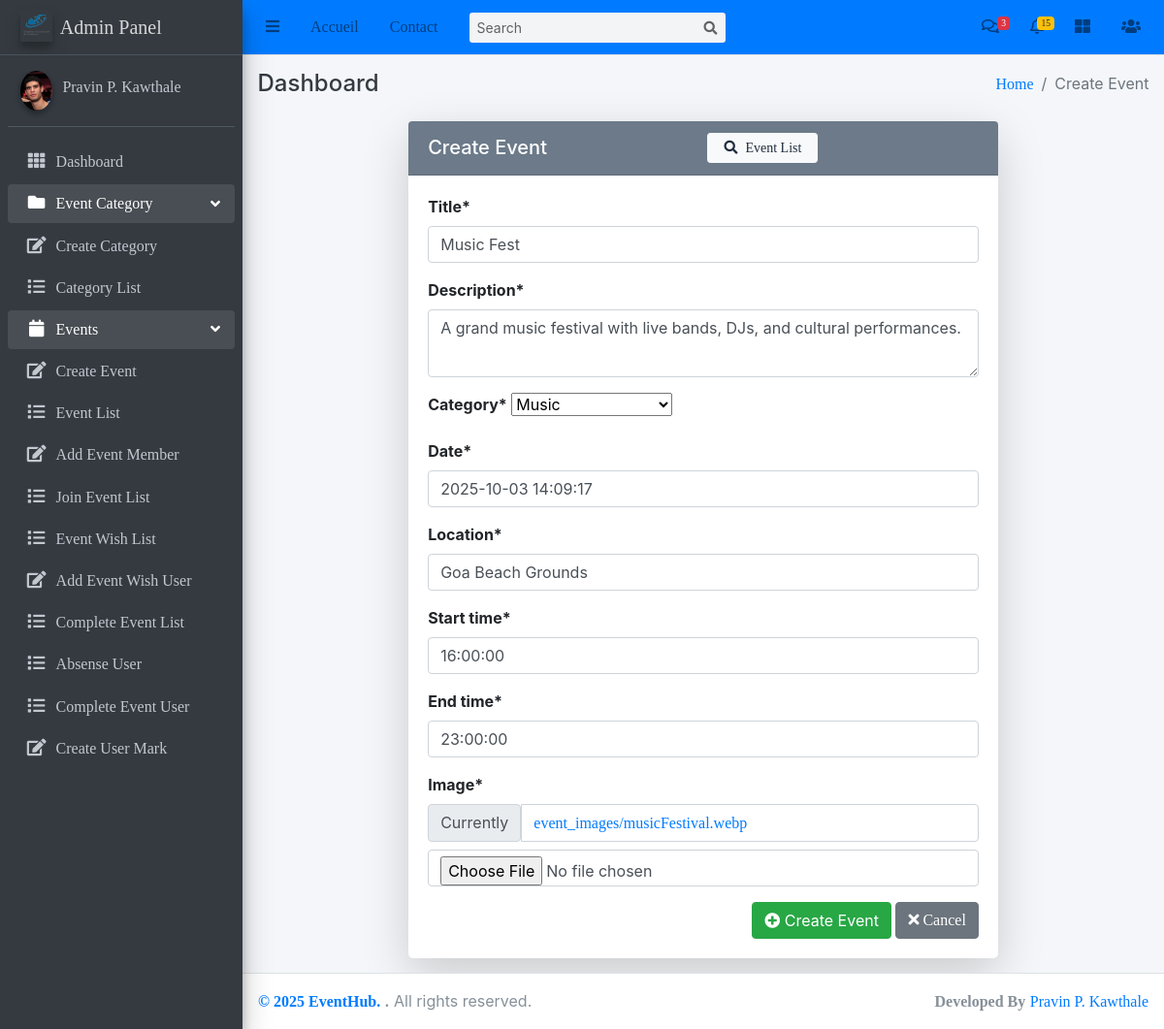
/Events/event-update/5/ (signed in), run on an earlier commit of the app's database.
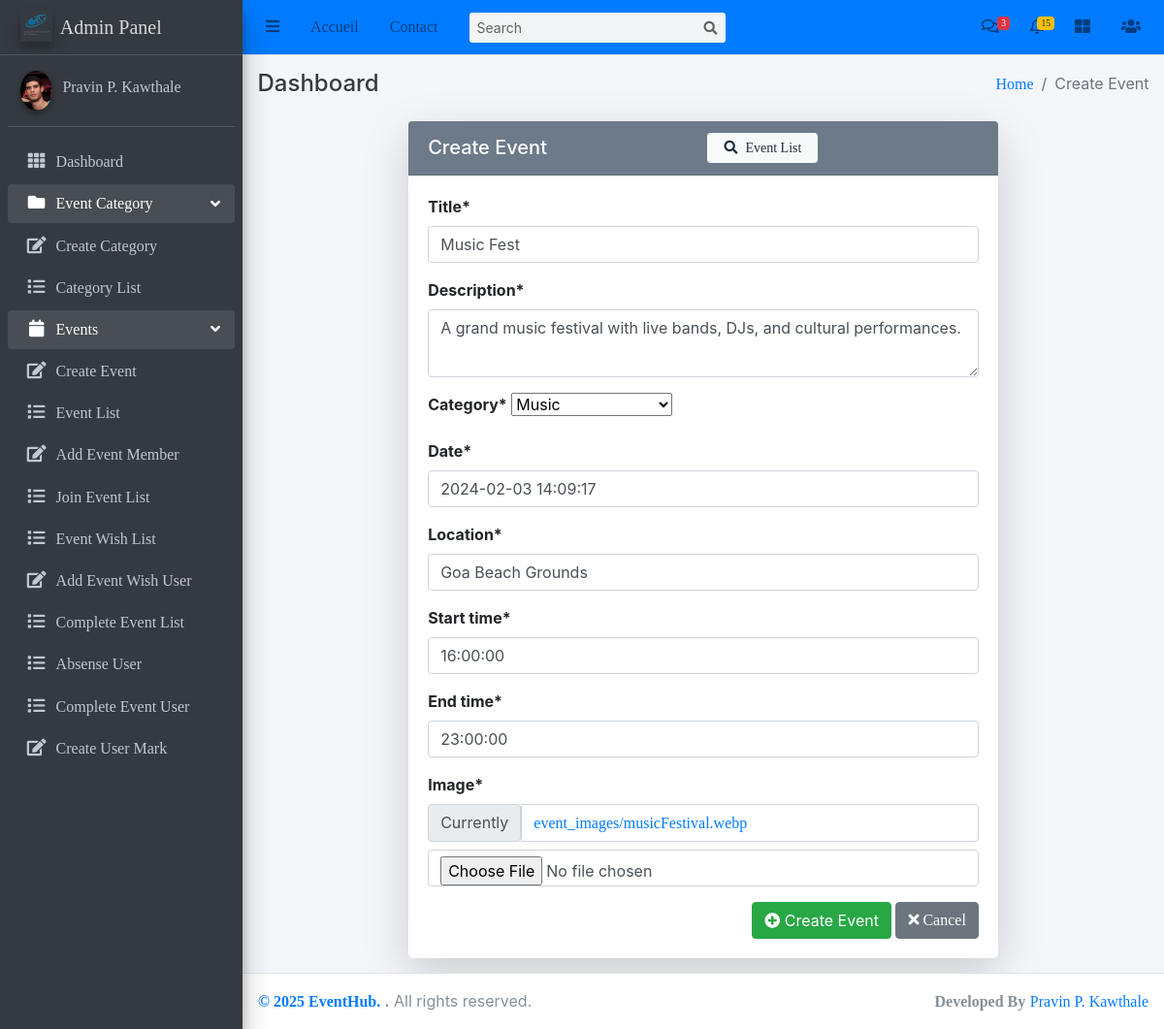
And on a later commit of the database.
### Event/models.py (models this page shows, shortened)
class Event(models.Model):
    title = models.CharField(max_length=100)
    description = models.TextField()
    category = models.ForeignKey(Category, on_delete=models.SET_NULL, null=True, related_name="events")
    date = models.DateTimeField()
    location = models.CharField(max_length=300)
    start_time = models.TimeField()
    end_time = models.TimeField()
    created_at = models.DateTimeField(auto_now_add=True)
    updated_at = models.DateTimeField(auto_now=True)
    organizer = models.ForeignKey(User, on_delete=models.CASCADE, related_name='events_created')
    participants = models.ManyToManyField(User, related_name='events_participated', blank=True)
    image = models.ImageField(upload_to="event_images/", default="event_images/default.png")
    comments_enabled=models.BooleanField(default=True)
    class Meta:
        ordering = ['-start_time']

### Event/views.py (the view)
# urls.py: path('event-update/<int:pk>/', views.EventUpdate.as_view(), name='event_update'),
class EventUpdate(LoginRequiredMixin, UpdateView):
    model = Event
    fields = ['title','description','category','date','location','start_time','end_time','image']
    template_name='Event/event_form.html'
    success_url = reverse_lazy('event_list')
    def get_queryset(self):
        return Event.objects.filter(organizer=self.request.user)

### Event/models.py (called while the page is built)
    def __str__(self):
        return self.name

### templates/Event/event_form.html (shortened to what this page needs)
{% extends 'base/base.html' %}
{% block breadcrumb %}Create Event{% endblock breadcrumb %}
{% load crispy_forms_tags %}
{% block content %}
<div class="row justify-content-center">
    <div class="col-md-8">
        <div class="card shadow-lg border-0 rounded-lg">
            <div class="card-header text-white d-flex justify-content-between align-items-center"
                 style="background-color: #6C7A89;">
                <h5 class="mb-0">Create Event</h5>
                <a class="btn btn-light btn-sm d-flex align-items-center px-3" href="{% url 'event_list' %}">
                    <i class="fas fa-search mr-2"></i> Event List
                </a>
            </div>
            <div class="card-body">
                <form method="post" enctype="multipart/form-data">
                    <div class="form-group">
                        {{ form|crispy }}
                    </div>
                    <div class="text-right mt-3">
                        <button class="btn btn-success" type="submit">
                            <i class="fas fa-plus-circle"></i> Create Event
                        </button>
                        <a href="{% url 'event_list' %}" class="btn btn-secondary">
                            <i class="fas fa-times"></i> Cancel
                        </a>
                    </div>
                </form>
            </div>
        </div>
    </div>
</div>
{% endblock content %}

What changed in the data, as far as the page shows it:
changed Event "Music Fest": date "2025-10-03 14:09:17" → "2024-02-03 14:09:17"
